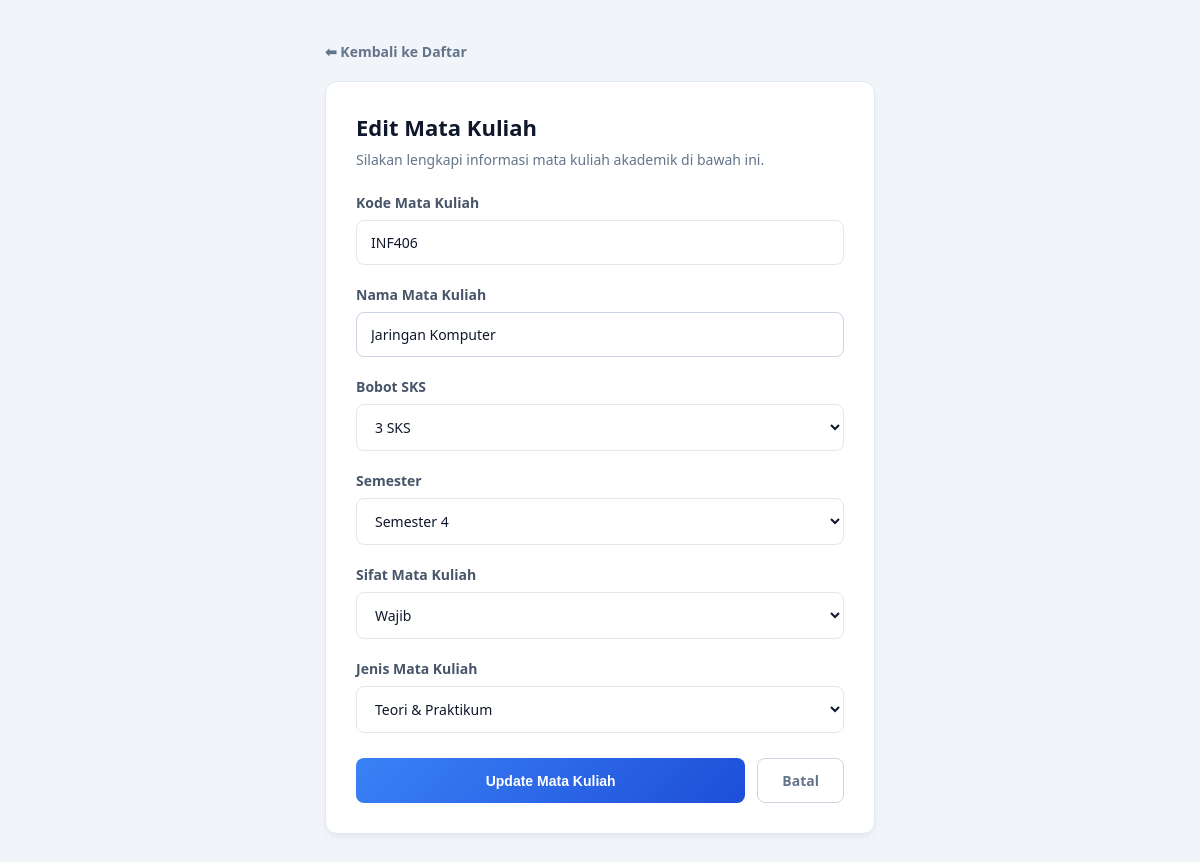
Screenshot of /Matakuliah/tambah.php?kode=INF406 with the database file from the repository.
### tables this page shows
CREATE TABLE `matakuliah` (
  `Kode_Matakuliah` varchar(15) NOT NULL,
  `Nama_Matakuliah` varchar(30) NOT NULL,
  `SKS` int(11) NOT NULL,
  `semester` int(11) NOT NULL,
  `Sifat_Matakuliah` varchar(20) DEFAULT NULL,
  `Jenis_Matakuliah` varchar(30) DEFAULT NULL
);

### Matakuliah/tambah.php (the view, shortened to what this page needs)
<?php
include '../koneksi.php';
$kode_edit = isset($_GET['kode']) ? $_GET['kode'] : '';
$data = ['Kode_Matakuliah' => '', 'Nama_Matakuliah' => '', 'SKS' => '', 'semester' => '', 'Sifat_Matakuliah' => '', 'Jenis_Matakuliah' => ''];
if ($kode_edit != '') {
    $query = mysqli_query($koneksi, "SELECT * FROM matakuliah WHERE Kode_Matakuliah = '$kode_edit'");
    $data = mysqli_fetch_array($query);
    $judul = "Edit Mata Kuliah";
    $tombol = "Update Mata Kuliah";
    $readonly = "readonly";
} else {
    $judul = "Tambah Mata Kuliah";
    $tombol = "Simpan Mata Kuliah";
    $readonly = "";
}
?>
<!DOCTYPE html>
<html lang="id">
    <head>
    </head>
    <body>
        <div class="form-wrapper">
            <a href="index.php" class="btn-back">⬅ Kembali ke Daftar</a>
            <div class="form-container">
                <h2><?= $judul; ?></h2>
                <p>Silakan lengkapi informasi mata kuliah akademik di bawah ini.</p>
                <form action="proses_tambah.php" method="POST">
                    <div class="form-group">
                        <label>Kode Mata Kuliah</label>
                        <input type="text" name="kode_matakuliah" class="form-control" value="<?= $data['Kode_Matakuliah']; ?>" <?= $readonly; ?> required placeholder="Contoh: INF201" style="text-transform: uppercase;" oninput="this.value = this.value.toUpperCase()">
                    </div>
                    <div class="form-group">
                        <label>Nama Mata Kuliah</label>
                        <input type="text" name="nama_matakuliah" class="form-control" value="<?= $data['Nama_Matakuliah']; ?>" required placeholder="Contoh: Pemrograman Web">
                    </div>
                    <div class="form-group">
                        <label>Bobot SKS</label>
                        <select name="sks" class="form-control" required onchange="this.style.color='#0f172a'" style="<?= ($data['SKS'] != '') ? 'color:#0f172a;' : ''; ?>">
                            <?php
                            for ($i=1; $i<=6; $i++) {
                                $select = ($data['SKS'] == $i) ? 'selected' : '';
                                echo "<option value='$i' $select>$i SKS</option>";
                            }
                            ?>
                        </select>
                    </div>
                    <div class="form-group">
                        <label>Semester</label>
                        <select name="semester" class="form-control" required onchange="this.style.color='#0f172a'" style="<?= ($data['semester'] != '') ? 'color:#0f172a;' : ''; ?>">
                            <?php
                            for ($s=1; $s<=8; $s++) {
                                $select_sem = ($data['semester'] == $s) ? 'selected' : '';
                                echo "<option value='$s' $select_sem>Semester $s</option>";
                            }
                            ?>
                        </select>
                    </div>
                    <div class="form-group">
                        <label>Sifat Mata Kuliah</label>
                        <select name="sifat_matakuliah" class="form-control" required onchange="this.style.color='#0f172a'" style="<?= ($data['Sifat_Matakuliah'] != '') ? 'color:#0f172a;' : ''; ?>">
                            <option value="Wajib" <?= ($data['Sifat_Matakuliah'] == 'Wajib') ? 'selected' : ''; ?>>Wajib</option>
                        </select>
                    </div>
                    <div class="form-group">
                        <label>Jenis Mata Kuliah</label>
                        <select name="jenis_matakuliah" class="form-control" required onchange="this.style.color='#0f172a'" style="<?= ($data['Jenis_Matakuliah'] != '') ? 'color:#0f172a;' : ''; ?>">
                            <option value="Teori & Praktikum" <?= ($data['Jenis_Matakuliah'] == 'Teori & Praktikum') ? 'selected' : ''; ?>>Teori & Praktikum</option>
                        </select>
                    </div>
                    <div class="button-group">
                        <button type="submit" name="proses" class="btn-submit"><?= $tombol; ?></button>
                        <a href="index.php" class="btn-cancel">Batal</a>
                    </div>
                </form>
            </div>
        </div>
    </body>
</html>

### Matakuliah/tambah.php (style rules this page uses)
body { background-color: #f1f5f9; font-family: 'Segoe UI', -apple-system, sans-serif; margin: 0; padding: 40px; color: #1e293b; }
.form-wrapper { max-width: 550px; margin: 0 auto; }
.btn-back { display: inline-flex; align-items: center; text-decoration: none; color: #64748b; font-size: 14px; font-weight: 600; margin-bottom: 20px; }
.form-container { background-color: #ffffff; border-radius: 12px; padding: 30px; box-shadow: 0 4px 6px -1px rgba(0, 0, 0, 0.05); border: 1px solid #e2e8f0; }
.form-container h2 { margin: 0 0 8px 0; font-size: 22px; font-weight: 700; color: #0f172a; }
.form-container p { margin: 0 0 24px 0; font-size: 14px; color: #64748b; }
.form-group { margin-bottom: 20px; }
.form-group label { display: block; font-size: 14px; font-weight: 600; color: #475569; margin-bottom: 8px; }
.form-control { width: 100%; padding: 12px 14px; font-size: 14px; border-radius: 8px; border: 1px solid #cbd5e1; box-sizing: border-box; font-family: inherit; background-color: #ffffff !important; color: #0f172a !important; }
select.form-control { color: #94a3b8; }
.form-control option { background-color: #ffffff !important; color: #0f172a !important; padding: 12px; }
.form-control:read-only { background-color: #f8fafc; color: #94a3b8; cursor: not-allowed; border-color: #e2e8f0; }
.button-group { display: flex; gap: 12px; margin-top: 25px; }
.btn-submit { flex: 1; padding: 12px; background: linear-gradient(135deg, #3b82f6 0%, #1d4ed8 100%); color: #ffffff; border: none; border-radius: 8px; font-size: 14px; font-weight: 700; cursor: pointer; }
.btn-cancel { display: inline-flex; justify-content: center; align-items: center; text-decoration: none; padding: 12px 24px; background-color: #ffffff; color: #64748b; border: 1px solid #cbd5e1; border-radius: 8px; font-size: 14px; font-weight: 600; }

### rows the page displays
matakuliah: kode_matakuliah "INF406", nama_matakuliah "Jaringan Komputer", sks "3 SKS", semester "Semester 4", sifat_matakuliah "Wajib", jenis_matakuliah "Teori & Praktikum"

### other values shown
$judul "Edit Mata Kuliah"
$tombol "Update Mata Kuliah"
